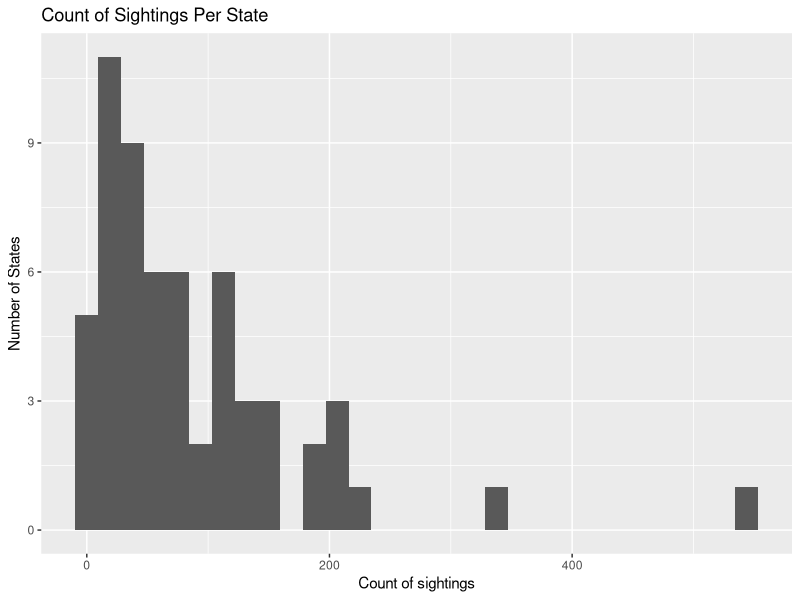
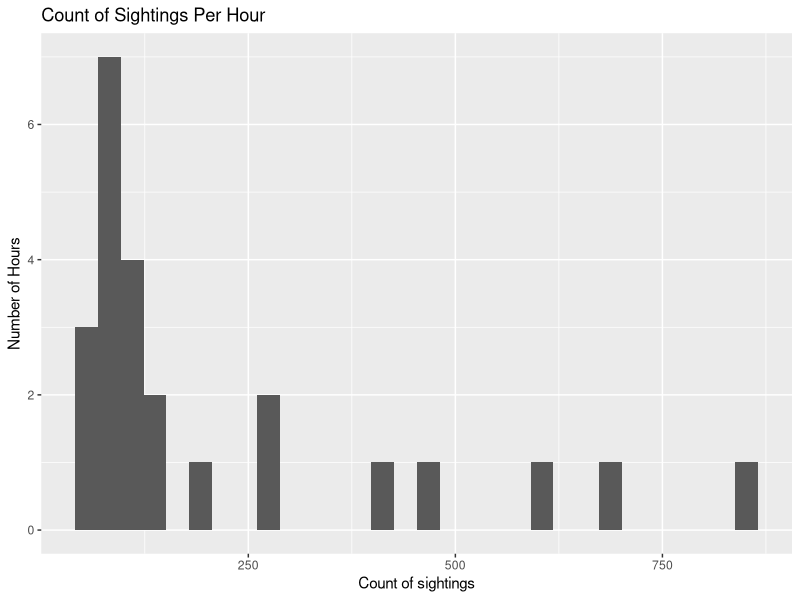
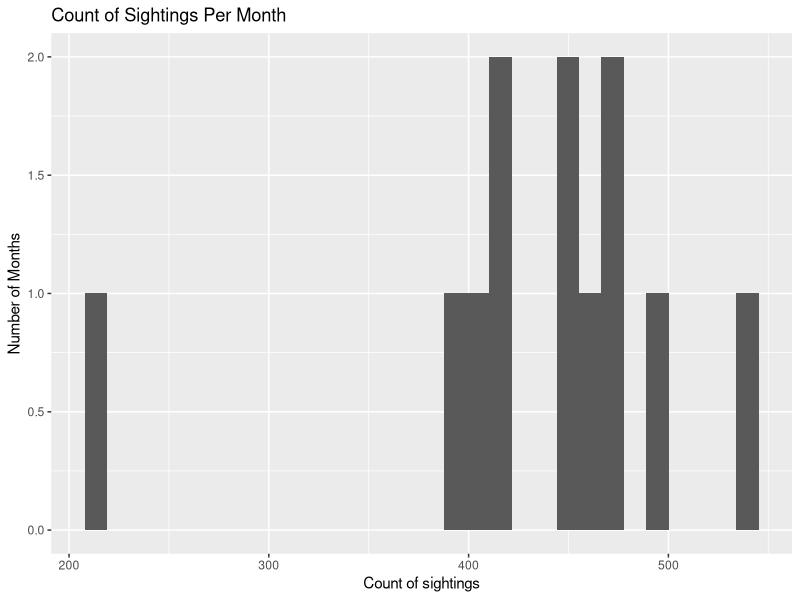
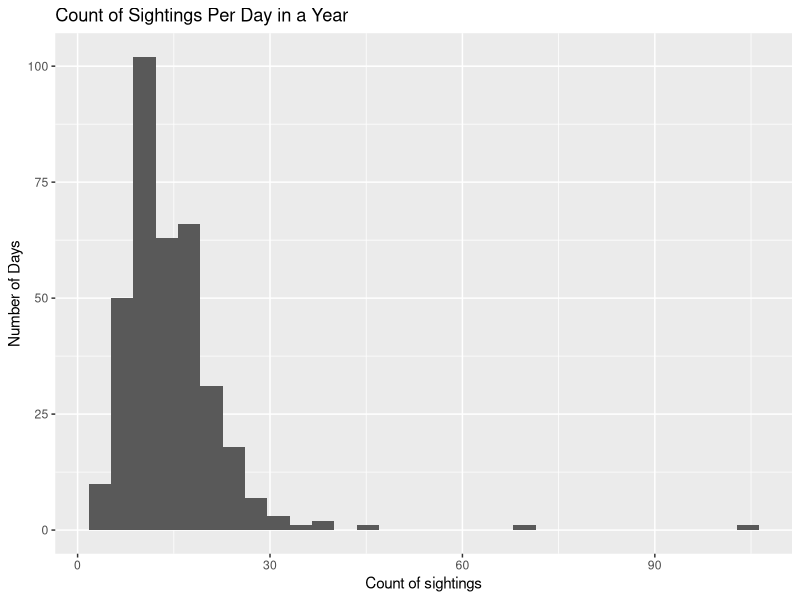
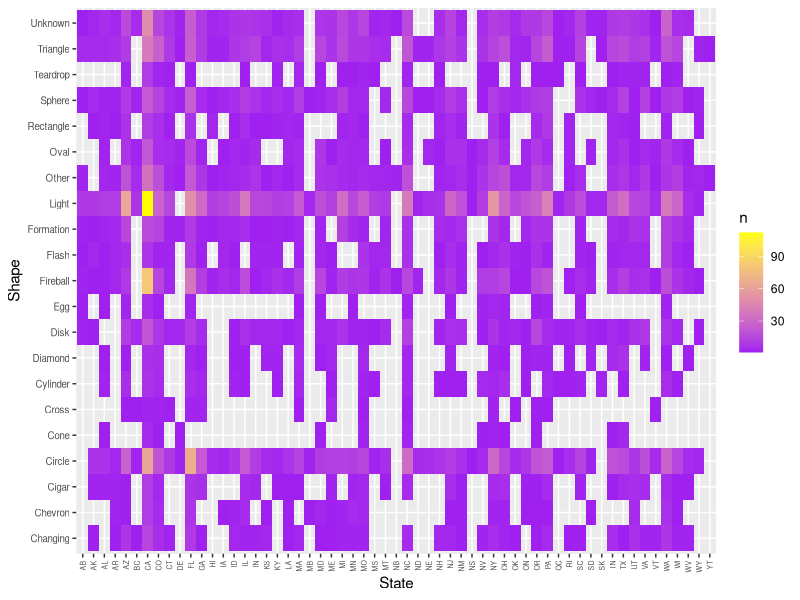

R code for these plots, in order:
## ---- chunk 1
#setwd("C:/Users/karie/Documents/UNCgrad/611/projects/611projects/")
df <- read.csv("./source_data/ufodata.csv")
library(tidyverse)
library(ggplot2)
## ---- chunk 2
df$form =nchar(df$Date...Time)
sample <- df %>% group_by(form) %>% slice(1:5)
#sample

shortform = df[df$form<=10,]
temp=lapply(lapply(shortform$Date...Time,str_split,"/"),`[[`,1)
shortform$Year = lapply(temp,`[[`,3)
shortform$Year = as.numeric(shortform$Year)+2000 
shortform$Month = lapply(temp,`[[`,1)
shortform$Month = as.numeric(shortform$Month)
shortform$Day = lapply(temp,`[[`,2)
shortform$Day = as.numeric(shortform$Day)

longform = df[(df$form %in% c(13,14)),]
temp=lapply(lapply(longform$Date...Time,str_split,"\\/|\\:| "),`[[`,1)
longform$Year = lapply(temp,`[[`,3)
longform$Year = as.numeric(longform$Year)+2000 
longform$Month = lapply(temp,`[[`,1)
longform$Month = as.numeric(longform$Month)
longform$Day = lapply(temp,`[[`,2)
longform$Day = as.numeric(longform$Day)
longform$Hour = lapply(temp,`[[`,4)
longform$Hour = as.numeric(longform$Hour)
longform$Minute = lapply(temp,`[[`,5)
longform$Minute = as.numeric(longform$Minute)

longest = df[df$form>15,]
temp=lapply(lapply(longest$Date...Time,str_split,"\\-|\\.| "),`[[`,1)
longest$Year = lapply(temp,`[[`,1)
longest$Year = as.numeric(longest$Year)
longest$Month = lapply(temp,`[[`,2)
longest$Month = as.numeric(longest$Month)
longest$Day = lapply(temp,`[[`,3)
longest$Day = as.numeric(longest$Day)
longest$Hour = lapply(temp,`[[`,4)
longest$Hour = as.numeric(longest$Hour)
longest$Minute = lapply(temp,`[[`,5)
longest$Minute = as.numeric(longest$Minute)
longest$Second = lapply(temp,`[[`,6)
longest$Second = as.numeric(longest$Second)

shortform[,setdiff(names(longest), names(shortform))] <- NA
longform[,setdiff(names(longest), names(longform))] <- NA

newdf=rbind(shortform,longform,longest)

newdf = newdf %>% mutate(Date...Time=NULL, form=NULL)
## ---- chunk 3
df2 <- newdf %>% group_by(State) %>% tally() 

ggplot(df2)+
  geom_histogram(aes(n)) +
  xlab("Count of sightings")+
  ylab("Number of States")+
  ggtitle("Count of Sightings Per State")
## ---- chunk 4
df3 <- newdf %>% group_by(Hour) %>% tally() %>% na.omit()

ggplot(df3)+
  geom_histogram(aes(n))+
  xlab("Count of sightings")+
  ylab("Number of Hours")+
  ggtitle("Count of Sightings Per Hour")
  
## ---- chunk 5
df4 <- newdf %>% group_by(Month) %>% tally() 

ggplot(df4)+
  geom_histogram(aes(n))+  
  xlab("Count of sightings")+
  ylab("Number of Months")+
  ggtitle("Count of Sightings Per Month")
  
## ---- chunk 6
df5 <- newdf %>% group_by(Month,Day) %>% tally() 

ggplot(df5)+
  geom_histogram(aes(n))+
  xlab("Count of sightings")+
  ylab("Number of Days")+
  ggtitle("Count of Sightings Per Day in a Year")
  
## ---- chunk 7
df6 <- newdf %>% group_by(Shape, State) %>% tally() 
ggplot(df6)+
  geom_tile(aes(x=State,y=Shape,fill=n))+
  scale_fill_gradient(low="purple", high="yellow")+
  theme(axis.text.x = element_text(angle = 90, vjust = 0.5, hjust=1, size=5),axis.text.y = element_text(size=7))
